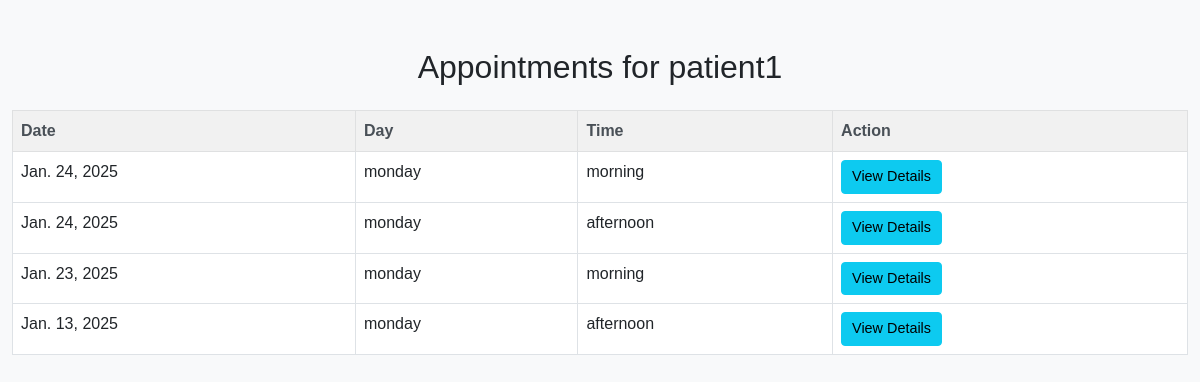
The page /appointments/patient/6/ (signed in) on the database its author committed.
### clinic_mgt_app/models.py (models this page shows, shortened)
class Patient(models.Model):
    GENDER_CHOICES = [
        ('M', 'Male'),
        ('F', 'Female'),
        ('O', 'Other'),
    ]
    first_name = models.CharField(max_length=50, null=True, blank=True)
    last_name = models.CharField(max_length=50, null=True, blank=True)
    gender = models.CharField(max_length=10, choices=GENDER_CHOICES, null=True, blank=True)
    date_of_birth = models.DateField(null=True, blank=True)
    phone_number = models.CharField(max_length=15, null=True, blank=True)
    email = models.EmailField(null=True, blank=True)
    address = models.CharField(max_length=255, null=True, blank=True)
    pat_user = models.ForeignKey(CustomUser,on_delete=models.CASCADE,null=True)
    is_patient = models.BooleanField(default=True)

class Appointment(models.Model):
    patient = models.ForeignKey(Patient, on_delete=models.CASCADE, related_name="appointments", limit_choices_to={'pat_user__role': 4})
    doctor = models.ForeignKey(Doctor, on_delete=models.CASCADE, related_name="doctor_appointments", limit_choices_to={'doctor_user__role': 3})
    schedule = models.ForeignKey(Schedule, on_delete=models.CASCADE)
    date = models.DateField(default=now)
    specialization = models.CharField(max_length=100, choices=Doctor.SPECIALIZATION_CHOICES, null=True)
    shift = models.CharField(max_length=40, null=True)
    token = models.PositiveIntegerField(editable=False, null=True)
    class Meta:
        unique_together = ('doctor', 'date', 'schedule', 'patient')

class Schedule(models.Model):
    DAYS_OF_WEEK = [
        ('sunday', 'Sunday'),
        ('monday', 'Monday'),
        ('tuesday', 'Tuesday'),
        ('wednesday', 'Wednesday'),
        ('thursday', 'Thursday'),
        ('friday', 'Friday'),
        ('saturday', 'Saturday')
    ]
    SHIFTS = [
        ('morning', 'Morning'),
        ('afternoon', 'Afternoon'),
        ('evening', 'Evening'),
        ('night', 'Night'),
    ]
    specialization = models.CharField(max_length=100, choices=Doctor.SPECIALIZATION_CHOICES)
    doctor = models.ForeignKey(Doctor, on_delete=models.CASCADE, null=True)
    shifts = models.CharField(max_length=100,null=True ,choices=SHIFTS)
    day = models.CharField(max_length=9, choices=DAYS_OF_WEEK)
    class Meta:
        unique_together = ('doctor', 'day', 'shifts','specialization')

### clinic_mgt_app/views.py (the view)
# urls.py: path('appointments/patient/<int:pk>/', views.patient_appointments, name='patient_appointments'),
@login_required
def patient_appointments(request, pk):
    patient = get_object_or_404(Patient, pk=pk)
    doctor = Doctor.objects.filter(doctor_user=request.user).first()
    appointments = Appointment.objects.filter(patient=patient)
    if doctor:
        appointments = appointments.filter(doctor=doctor)
    appointments = appointments.order_by('-date')
    context = {
        'patient': patient,
        'appointments': appointments,
    }
    return render(request, 'patient_appointments.html', context)

### clinic_mgt_app/templates/patient_appointments.html (shortened to what this page needs)
<!DOCTYPE html>
<html lang="en">
<head>
    <link href="https://cdn.jsdelivr.net/npm/bootstrap@5.3.0-alpha1/dist/css/bootstrap.min.css" rel="stylesheet">
</head>
<body>
    <div class="container py-5">
        <h2 class="text-center mb-4">Appointments for {{ patient.first_name }}</h2>
        <div class="table-responsive">
            <table class="table table-bordered table-hover">
                <thead class="table-light">
                    <tr>
                        <th>Date</th>
                        <th>Day</th>
                        <th>Time</th>
                        <th>Action</th>
                    </tr>
                </thead>
                <tbody>
                    {% for appointment in appointments %}
                    <tr>
                        <td>{{ appointment.date }}</td>
                        <td>{{ appointment.schedule.day }}</td>
                        <td>{{appointment.schedule.shifts}}</td>
                        <td>
                            <a href="{% url 'appointment_detail' appointment.id %}" class="btn btn-info btn-sm">View Details</a>
                        </td>
                    </tr>
                    {% empty %}
                    <tr>
                        <td colspan="4" class="text-center text-muted">No appointments found for this patient.</td>
                    </tr>
                    {% endfor %}
                </tbody>
            </table>
        </div>
    </div>
</body>
</html>

### clinic_mgt_app/templates/patient_appointments.html (style rules this page uses)
body { font-family: Arial, sans-serif; background-color: #f8f9fa; }
.container { max-width: 1200px; margin: 0 auto; }
.table thead th { background-color: #f1f1f1; color: #495057; }
.btn-sm { font-size: 0.9rem; padding: 5px 10px; }

### rows shown on the page
Patient: first_name "patient1"
Appointment: date "Jan. 24, 2025", schedule.day "monday", schedule.shifts "morning"
Appointment: date "Jan. 24, 2025", schedule.day "monday", schedule.shifts "afternoon"
Appointment: date "Jan. 23, 2025", schedule.day "monday", schedule.shifts "morning"
Appointment: date "Jan. 13, 2025", schedule.day "monday", schedule.shifts "afternoon"
